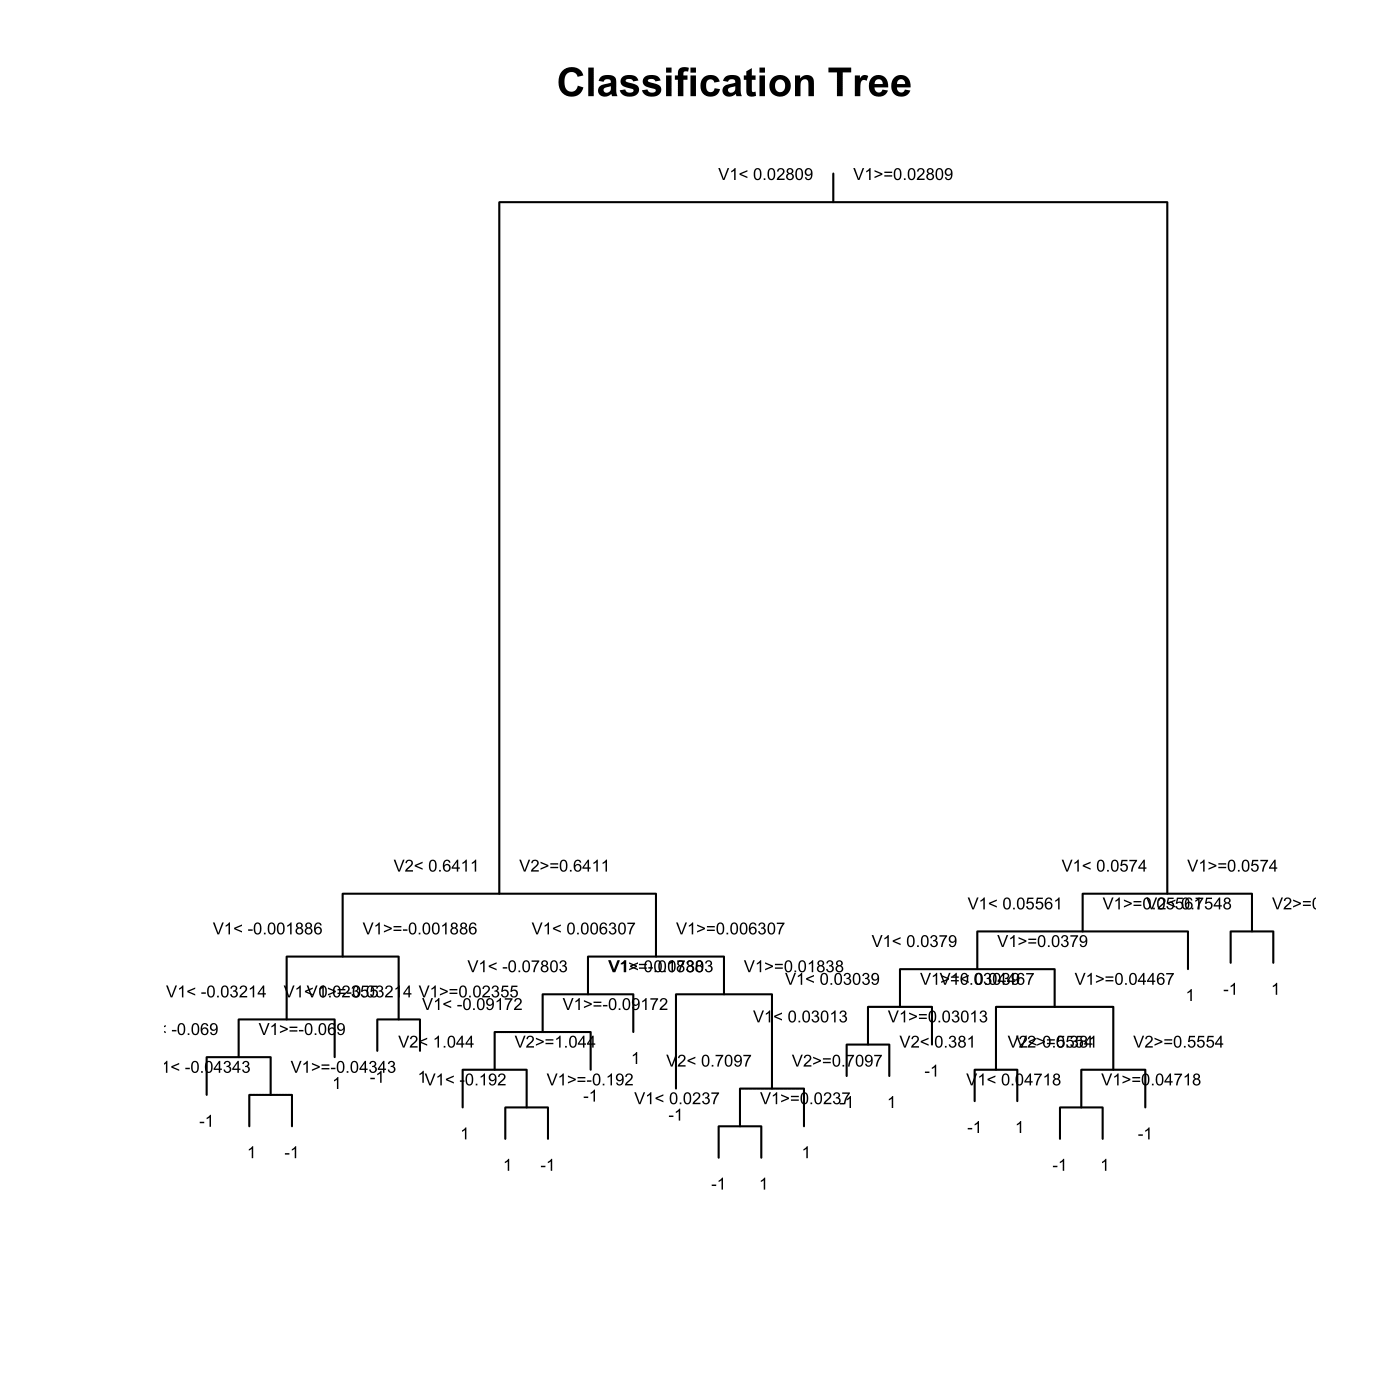

The R source for this figure:

# clear variables and close windows
rm(list = ls(all = TRUE))
graphics.off()

# install and load packages
libraries = c("rpart", "rpartScore")
lapply(libraries, function(x) if (!(x %in% installed.packages())) {
    install.packages(x)
})
lapply(libraries, library, quietly = TRUE, character.only = TRUE)

# load data
x = read.table("bankruptcy.dat")
xx = data.frame(x)

# set the controls
my.control = rpart.control(minsplit = 1, usesurrogate = 2, minbucket = 1, maxdepth = 30, 
    surrogatestyle = 1, cp = 0)

# create classification tree with twoing rule
t2 = rpartScore(V3 ~ V1 + V2, xx, split = "abs", prune = "mr", control = my.control)

# plot classification tree
plot(t2)
text(t2, cex = 0.5) 
title(paste("Classification Tree ")) 
